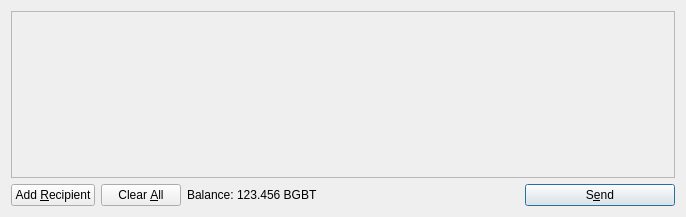
<?xml version="1.0" encoding="UTF-8"?>
<ui version="4.0">
 <class>SendCoinsDialog</class>
 <widget class="QDialog" name="SendCoinsDialog">
  <property name="geometry">
   <rect>
    <x>0</x>
    <y>0</y>
    <width>686</width>
    <height>217</height>
   </rect>
  </property>
  <property name="windowTitle">
   <string>Send Coins</string>
  </property>
  <layout class="QVBoxLayout" name="verticalLayout">
   <item>
    <widget class="QScrollArea" name="scrollArea">
     <property name="widgetResizable">
      <bool>true</bool>
     </property>
     <widget class="QWidget" name="scrollAreaWidgetContents">
      <property name="geometry">
       <rect>
        <x>0</x>
        <y>0</y>
        <width>666</width>
        <height>165</height>
       </rect>
      </property>
      <layout class="QVBoxLayout" name="verticalLayout_2">
       <property name="margin">
        <number>0</number>
       </property>
       <item>
        <layout class="QVBoxLayout" name="entries">
         <property name="spacing">
          <number>6</number>
         </property>
        </layout>
       </item>
       <item>
        <spacer name="verticalSpacer">
         <property name="orientation">
          <enum>Qt::Vertical</enum>
         </property>
         <property name="sizeHint" stdset="0">
          <size>
           <width>20</width>
           <height>40</height>
          </size>
         </property>
        </spacer>
       </item>
      </layout>
     </widget>
    </widget>
   </item>
   <item>
    <layout class="QHBoxLayout" name="horizontalLayout">
     <item>
      <widget class="QPushButton" name="addButton">
       <property name="toolTip">
        <string>Send to multiple recipients at once</string>
       </property>
       <property name="text">
        <string>Add &amp;Recipient</string>
       </property>
       <property name="icon">
        <iconset resource="../bitcoin.qrc">
         <normaloff>:/icons/add</normaloff>:/icons/add</iconset>
       </property>
       <property name="autoDefault">
        <bool>false</bool>
       </property>
      </widget>
     </item>
     <item>
      <widget class="QPushButton" name="clearButton">
       <property name="sizePolicy">
        <sizepolicy hsizetype="Minimum" vsizetype="Fixed">
         <horstretch>0</horstretch>
         <verstretch>0</verstretch>
        </sizepolicy>
       </property>
       <property name="toolTip">
        <string>Remove all transaction fields</string>
       </property>
       <property name="text">
        <string>Clear &amp;All</string>
       </property>
       <property name="icon">
        <iconset resource="../bitcoin.qrc">
         <normaloff>:/icons/remove</normaloff>:/icons/remove</iconset>
       </property>
       <property name="autoRepeatDelay">
        <number>300</number>
       </property>
       <property name="autoDefault">
        <bool>false</bool>
       </property>
      </widget>
     </item>
     <item>
      <layout class="QHBoxLayout" name="horizontalLayout_2">
       <property name="spacing">
        <number>3</number>
       </property>
       <item>
        <widget class="QLabel" name="label">
         <property name="text">
          <string>Balance:</string>
         </property>
        </widget>
       </item>
       <item>
        <widget class="QLabel" name="labelBalance">
         <property name="cursor">
          <cursorShape>IBeamCursor</cursorShape>
         </property>
         <property name="text">
          <string>123.456 BGBT</string>
         </property>
         <property name="textInteractionFlags">
          <set>Qt::LinksAccessibleByMouse|Qt::TextSelectableByKeyboard|Qt::TextSelectableByMouse</set>
         </property>
        </widget>
       </item>
      </layout>
     </item>
     <item>
      <spacer name="horizontalSpacer">
       <property name="orientation">
        <enum>Qt::Horizontal</enum>
       </property>
       <property name="sizeHint" stdset="0">
        <size>
         <width>40</width>
         <height>20</height>
        </size>
       </property>
      </spacer>
     </item>
     <item>
      <widget class="QPushButton" name="sendButton">
       <property name="minimumSize">
        <size>
         <width>150</width>
         <height>0</height>
        </size>
       </property>
       <property name="toolTip">
        <string>Confirm the send action</string>
       </property>
       <property name="text">
        <string>S&amp;end</string>
       </property>
       <property name="icon">
        <iconset resource="../bitcoin.qrc">
         <normaloff>:/icons/send</normaloff>:/icons/send</iconset>
       </property>
       <property name="default">
        <bool>true</bool>
       </property>
      </widget>
     </item>
    </layout>
   </item>
  </layout>
 </widget>
 <resources>
  <include location="../bitcoin.qrc"/>
 </resources>
 <connections/>
</ui>
